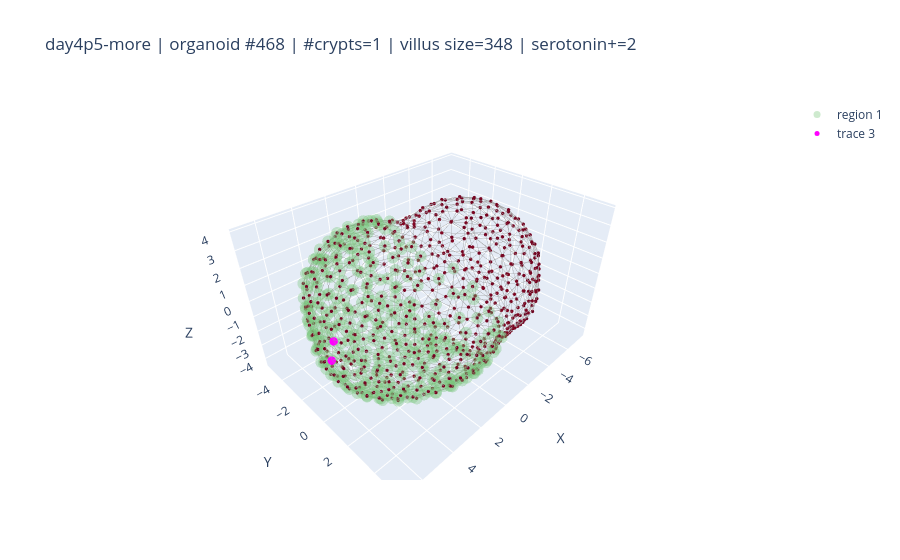
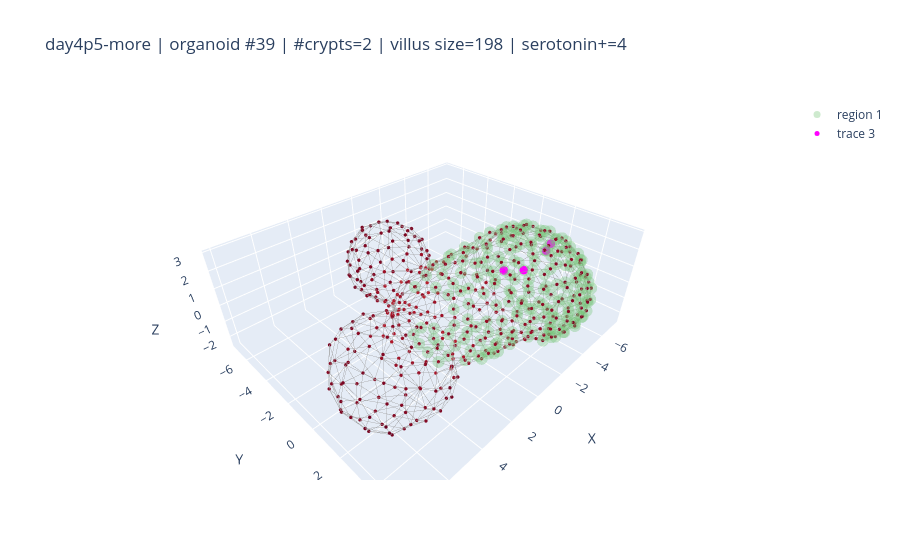
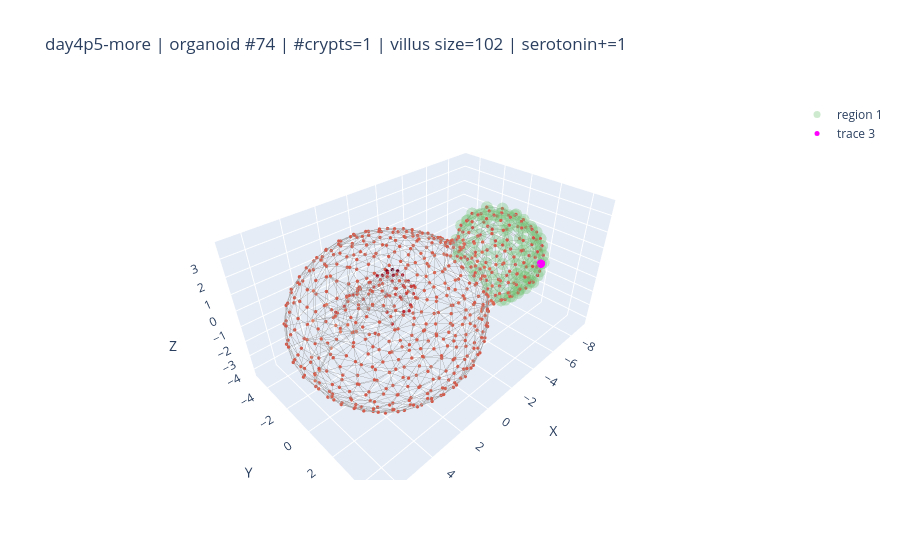
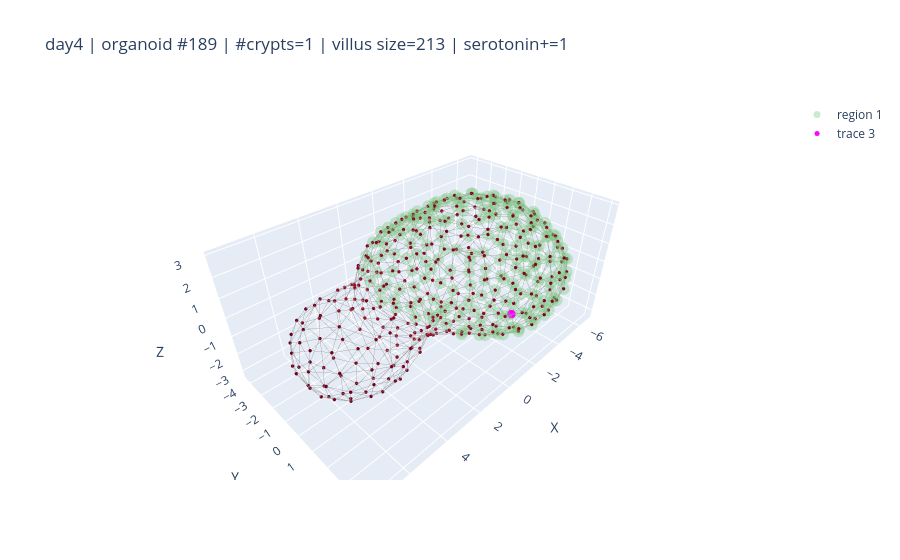

The code cell stored with these charts, in order, in its notebook:
### Code cell
# -------- settings --------
min_cells = 10                # ignore villi/crypts smaller than this
max_examples = 5             # cap the number of plots
seed = None                      # set to None for non-reproducible sampling
node_size = 2
villus_colorscale = 'Greens'
serotonin_color = 'magenta'
marker_name_serotonin = "Serotonin"

def _marker_index(names, target="Serotonin"):
    if names is None: 
        return None
    try:
        return names.index(target)
    except ValueError:
        for j, nm in enumerate(names):
            if isinstance(nm, str) and nm.lower() == target.lower():
                return j
    return None

# ---- 1) Collect all candidate villi: (tp, i, villus_indices, meta_info) ----
candidates = []
for tp, d in results.items():
    markers_all   = d.get("markers_all",  np.array([], dtype=object))
    centroids_all = d.get("centroids_all", [])
    graphs_all    = d.get("cell_graphs_all", [])
    HKS_all       = d.get("HKS_all", None)
    crypts_all    = d.get("crypts_all",   [])
    villus_all    = d.get("villus_all",   [])
    names         = d.get("marker_names", None)

    # normalize object arrays -> lists
    if isinstance(crypts_all, np.ndarray):    crypts_all    = crypts_all.tolist()
    if isinstance(villus_all, np.ndarray):    villus_all    = villus_all.tolist()
    if isinstance(centroids_all, np.ndarray): centroids_all = centroids_all.tolist()
    if isinstance(graphs_all, np.ndarray):    graphs_all    = graphs_all.tolist()

    if markers_all is None or len(markers_all) == 0:
        continue

    ser_idx = _marker_index(names, marker_name_serotonin)
    if ser_idx is None:
        continue  # this timepoint has no serotonin marker

    n_items = len(markers_all)
    for i in range(n_items):
        markers = markers_all[i]
        if markers is None:
            continue

        crypt_patches  = _to_patch_list(crypts_all[i]  if i < len(crypts_all)  else None)
        villus_patches = _to_patch_list(villus_all[i]  if i < len(villus_all)  else None)

        # filter by region size
        crypt_patches  = [p for p in crypt_patches  if len(p) >= min_cells]
        villus_patches = [p for p in villus_patches if len(p) >= min_cells]

        if not crypt_patches or not villus_patches:
            continue  # require organoid to contain crypts and at least one villus

        for villus_patch in villus_patches:
            idx = np.fromiter(villus_patch, dtype=int)
            if idx.size == 0:
                continue
            ser_mask_villus = np.asarray(markers[idx, ser_idx], dtype=bool).reshape(-1)
            if np.any(ser_mask_villus):
                # store minimal info needed for plotting later
                meta = {
                    "tp": tp,
                    "org_idx": i,
                    "villus_size": int(idx.size),
                    "ser_count": int(np.count_nonzero(ser_mask_villus)),
                    "n_crypts": len(crypt_patches)
                }
                candidates.append( (tp, i, idx, meta) )

# ---- 2) Randomly sample up to max_examples and plot ----
if not candidates:
    print("No villi with Serotonin found in organoids that contain crypts (after filtering).")
else:
    if seed is not None:
        np.random.seed(seed)
    k = min(max_examples, len(candidates))
    sel = np.random.choice(len(candidates), size=k, replace=False)

    plotted = 0
    for j in sel:
        tp, i, idx, meta = candidates[j]
        d = results[tp]

        C = d['centroids_all'][i]
        G = d['cell_graphs_all'][i]
        H = None
        try:
            if d.get('HKS_all', None) is not None and d['HKS_all'][i] is not None:
                H = d['HKS_all'][i][:, 0]
        except Exception:
            H = None

        # rebuild serotonin mask (could also have saved it, but quick to recompute)
        names = d.get("marker_names", None)
        ser_idx = _marker_index(names, marker_name_serotonin)
        markers = d['markers_all'][i]
        ser_mask_villus = np.asarray(markers[idx, ser_idx], dtype=bool).reshape(-1)
        idx_ser = idx[ser_mask_villus]

        # --- plot whole organoid ---
        fig = plot_organoid_graph(C, G, H, node_size=node_size)

        # highlight the selected villus
        add_region_overlays(fig, C, [idx.tolist()], colorscale=villus_colorscale)
        
        # highlight serotonin+ inside the villus
        fig.add_trace(
            go.Scatter3d(
                x=C[idx_ser, 0], y=C[idx_ser, 1], z=C[idx_ser, 2],
                mode="markers",
                marker=dict(size=node_size+3, color=serotonin_color),
                showlegend=True, hoverinfo="skip",
            )
        )

        # title / annotation
        fig.update_layout(
            title=f"{meta['tp']} | organoid #{meta['org_idx']} | #crypts={meta['n_crypts']} | villus size={meta['villus_size']} | serotonin+={meta['ser_count']}"
        )

        fig.show()
        plotted += 1

    print(f"Plotted {plotted} random villi with Serotonin (out of {len(candidates)} candidates).")

### Figure 1 — Plotly figure (JSON) as saved in the notebook; plotly's stock layout.template omitted (floating-point values rounded to 4 significant figures; data arrays with more than 128 entries replaced by an {"elided": "..."} marker saying what was removed)
{"data": [{"hoverinfo": "skip", "line": {"color": "rgba(120,120,120,0.75)", "width": 1}, "mode": "lines", "showlegend": false, "type": "scatter3d", "x": {"elided": "6288 float values"}, "y": {"elided": "6288 float values"}, "z": {"elided": "6288 float values"}}, {"hoverinfo": "skip", "marker": {"cmax": 0.08409, "cmid": 0, "cmin": -0.08409, "color": {"elided": "700 float values"}, "colorscale": [[0, "rgb(5,48,97)"], [0.1, "rgb(33,102,172)"], [0.2, "rgb(67,147,195)"], [0.3, "rgb(146,197,222)"], [0.4, "rgb(209,229,240)"], [0.5, "rgb(247,247,247)"], [0.6, "rgb(253,219,199)"], [0.7, "rgb(244,165,130)"], [0.8, "rgb(214,96,77)"], [0.9, "rgb(178,24,43)"], [1, "rgb(103,0,31)"]], "line": {"width": 0}, "size": 2}, "mode": "markers", "showlegend": false, "type": "scatter3d", "x": {"elided": "700 float values"}, "y": {"elided": "700 float values"}, "z": {"elided": "700 float values"}}, {"hoverinfo": "skip", "marker": {"color": "rgb(116, 196, 118)", "size": 7}, "mode": "markers", "name": "region 1", "opacity": 0.35, "showlegend": true, "type": "scatter3d", "x": {"elided": "348 float values"}, "y": {"elided": "348 float values"}, "z": {"elided": "348 float values"}}, {"hoverinfo": "skip", "marker": {"color": "magenta", "size": 5}, "mode": "markers", "showlegend": true, "type": "scatter3d", "x": [6.827, 6.612], "y": [1.024, 1.072], "z": [0.06409, 1.067]}], "layout": {"scene": {"aspectmode": "data", "xaxis": {"title": {"text": "X"}}, "yaxis": {"title": {"text": "Y"}}, "zaxis": {"title": {"text": "Z"}}}, "title": {"text": "day4p5-more | organoid #468 | #crypts=1 | villus size=348 | serotonin+=2"}}}

### Figure 2 — Plotly figure (JSON) as saved in the notebook; plotly's stock layout.template omitted (floating-point values rounded to 4 significant figures; data arrays with more than 128 entries replaced by an {"elided": "..."} marker saying what was removed)
{"data": [{"hoverinfo": "skip", "line": {"color": "rgba(120,120,120,0.75)", "width": 1}, "mode": "lines", "showlegend": false, "type": "scatter3d", "x": {"elided": "4110 float values"}, "y": {"elided": "4110 float values"}, "z": {"elided": "4110 float values"}}, {"hoverinfo": "skip", "marker": {"cmax": 0.0897, "cmid": 0, "cmin": -0.0897, "color": {"elided": "456 float values"}, "colorscale": [[0, "rgb(5,48,97)"], [0.1, "rgb(33,102,172)"], [0.2, "rgb(67,147,195)"], [0.3, "rgb(146,197,222)"], [0.4, "rgb(209,229,240)"], [0.5, "rgb(247,247,247)"], [0.6, "rgb(253,219,199)"], [0.7, "rgb(244,165,130)"], [0.8, "rgb(214,96,77)"], [0.9, "rgb(178,24,43)"], [1, "rgb(103,0,31)"]], "line": {"width": 0}, "size": 2}, "mode": "markers", "showlegend": false, "type": "scatter3d", "x": {"elided": "456 float values"}, "y": {"elided": "456 float values"}, "z": {"elided": "456 float values"}}, {"hoverinfo": "skip", "marker": {"color": "rgb(116, 196, 118)", "size": 7}, "mode": "markers", "name": "region 1", "opacity": 0.35, "showlegend": true, "type": "scatter3d", "x": {"elided": "198 float values"}, "y": {"elided": "198 float values"}, "z": {"elided": "198 float values"}}, {"hoverinfo": "skip", "marker": {"color": "magenta", "size": 5}, "mode": "markers", "showlegend": true, "type": "scatter3d", "x": [-5.62, -6.538, -7.265, -7.103], "y": [-0.6849, 0.1104, 0.9682, 1.279], "z": [-1.241, -1.281, 0.1214, 0.7712]}], "layout": {"scene": {"aspectmode": "data", "xaxis": {"title": {"text": "X"}}, "yaxis": {"title": {"text": "Y"}}, "zaxis": {"title": {"text": "Z"}}}, "title": {"text": "day4p5-more | organoid #39 | #crypts=2 | villus size=198 | serotonin+=4"}}}

### Figure 3 — Plotly figure (JSON) as saved in the notebook; plotly's stock layout.template omitted (floating-point values rounded to 4 significant figures; data arrays with more than 128 entries replaced by an {"elided": "..."} marker saying what was removed)
{"data": [{"hoverinfo": "skip", "line": {"color": "rgba(120,120,120,0.75)", "width": 1}, "mode": "lines", "showlegend": false, "type": "scatter3d", "x": {"elided": "5763 float values"}, "y": {"elided": "5763 float values"}, "z": {"elided": "5763 float values"}}, {"hoverinfo": "skip", "marker": {"cmax": 0.1317, "cmid": 0, "cmin": -0.1317, "color": {"elided": "633 float values"}, "colorscale": [[0, "rgb(5,48,97)"], [0.1, "rgb(33,102,172)"], [0.2, "rgb(67,147,195)"], [0.3, "rgb(146,197,222)"], [0.4, "rgb(209,229,240)"], [0.5, "rgb(247,247,247)"], [0.6, "rgb(253,219,199)"], [0.7, "rgb(244,165,130)"], [0.8, "rgb(214,96,77)"], [0.9, "rgb(178,24,43)"], [1, "rgb(103,0,31)"]], "line": {"width": 0}, "size": 2}, "mode": "markers", "showlegend": false, "type": "scatter3d", "x": {"elided": "633 float values"}, "y": {"elided": "633 float values"}, "z": {"elided": "633 float values"}}, {"hoverinfo": "skip", "marker": {"color": "rgb(116, 196, 118)", "size": 7}, "mode": "markers", "name": "region 1", "opacity": 0.35, "showlegend": true, "type": "scatter3d", "x": [-5.89, -4.899, -8.949, -7.447, -6.931, -8.519, -8.157, -7.843, -7.17, -6.411, -6.465, -7.116, -7.316, -6.508, -8.799, -7.996, -5.427, -6.949, -5.845, -5.592, -8.285, -8.022, -6.052, -6.049, -5.169, -6.098, -7.437, -7.786, -6.79, -7.868, -6.785, -8.164, -7.422, -8.175, -6.739, -5.571, -5.009, -8.195, -7.479, -8.159, -7.629, -7.28, -6.636, -6.37, -6.049, -6.191, -5.723, -5.255, -8.812, -5.432, -4.967, -7.167, -8.661, -7.228, -6.918, -7.072, -6.216, -6.213, -5.582, -8.781, -8.037, -7.306, -6.497, -6.083, -6.579, -6.271, -8.862, -6.83, -5.406, -8.668, -7.732, -4.871, -8.374, -7.563, -6.387, -9.12, -5.831, -8.889, -6.099, -5.702, -6.83, -7.217, -5.215, -8.754, -8.094, -8.237, -6.432, -5.754, -9.125, -9.121, -7.776, -7.679, -7.185, -5.869, -4.873, -8.677, -8.428, -6.794, -5.368, -8.798, -6.547, -8.922], "y": [3.139, 2.826, -0.8997, 0.4804, 0.2469, 1.07, 1.723, 2.214, -0.4821, -0.3083, 0.7091, -2.679, 2.698, 2.934, -0.3469, -2.344, 2.838, 1.402, 0.2607, 1.077, 0.4726, -0.3127, -1.042, 1.735, 1.792, -2.344, 1.834, 1.015, -1.169, 0.909, 2.395, 0.1651, -1.221, -0.8718, -2.05, 2.486, 2.439, -0.9661, 1.739, 1.378, -1.648, 1.171, 1.656, -1.591, 2.222, 2.254, -1.597, 1.724, -0.3686, 2.346, 2.223, -0.1657, 1.149, 2.189, -0.8975, 0.5325, -1.17, 1.105, 1.178, -1.004, -1.668, -2.063, -2.025, 2.79, -0.278, 0.4587, 0.5606, 2.612, 2.741, -1.525, 2.341, 2.572, 1.762, -2.456, 3.031, 0.0149, -0.2171, 1.097, -2.436, -2.208, -2.608, 2.853, 2.949, -1.931, -2.372, 2.128, 3.217, 3.164, -1.049, -0.2304, 2.611, -2.71, 3.026, -2.502, 2.894, 1.47, -2.421, -2.776, 3.077, -1.666, 3.239, 0.475], "z": [0.4959, 0.3147, 1.134, -2.061, -2.23, 1.217, 1.219, 1.114, -2.142, -2.322, -2.282, 0.8194, 1.045, 1.083, 1.365, 1.067, 0.8084, -1.968, -2.416, -2.366, -1.622, -1.822, -2.154, -2.068, -2.134, 0.9342, 1.717, -1.828, -2.031, 1.844, 1.642, 1.823, -1.834, 1.856, 1.614, 1.347, 1.178, -1.58, -1.565, -1.333, 1.867, 2.02, 2.032, -1.872, 1.695, -1.692, 1.64, 1.84, -1.044, -1.691, -1.746, 2.148, -0.8332, -1.33, 2.109, 2.142, 2.003, 2.157, 2.1, -0.9841, -1.336, -1.368, -1.542, -1.214, 2.167, 2.201, -0.7672, -1.163, -1.236, -0.8458, -0.7255, -1.296, -0.5691, -0.8439, -0.8342, -0.2297, 2.226, -0.1502, -0.9427, -1.053, -0.7893, -0.55, -0.7741, -0.1695, -0.4963, 0.1552, -0.3054, -0.4979, 0.028, 0.5168, 0.1888, 0.05463, 0.1418, -0.0525, -0.3425, 0.4236, 0.2976, 0.05563, 0.01253, 0.8684, 0.4296, 0.7954]}, {"hoverinfo": "skip", "marker": {"color": "magenta", "size": 5}, "mode": "markers", "showlegend": true, "type": "scatter3d", "x": [-6.547], "y": [3.239], "z": [0.4296]}], "layout": {"scene": {"aspectmode": "data", "xaxis": {"title": {"text": "X"}}, "yaxis": {"title": {"text": "Y"}}, "zaxis": {"title": {"text": "Z"}}}, "title": {"text": "day4p5-more | organoid #74 | #crypts=1 | villus size=102 | serotonin+=1"}}}

### Figure 4 — Plotly figure (JSON) as saved in the notebook; plotly's stock layout.template omitted (floating-point values rounded to 4 significant figures; data arrays with more than 128 entries replaced by an {"elided": "..."} marker saying what was removed)
{"data": [{"hoverinfo": "skip", "line": {"color": "rgba(120,120,120,0.75)", "width": 1}, "mode": "lines", "showlegend": false, "type": "scatter3d", "x": {"elided": "3438 float values"}, "y": {"elided": "3438 float values"}, "z": {"elided": "3438 float values"}}, {"hoverinfo": "skip", "marker": {"cmax": 0.08635, "cmid": 0, "cmin": -0.08635, "color": {"elided": "383 float values"}, "colorscale": [[0, "rgb(5,48,97)"], [0.1, "rgb(33,102,172)"], [0.2, "rgb(67,147,195)"], [0.3, "rgb(146,197,222)"], [0.4, "rgb(209,229,240)"], [0.5, "rgb(247,247,247)"], [0.6, "rgb(253,219,199)"], [0.7, "rgb(244,165,130)"], [0.8, "rgb(214,96,77)"], [0.9, "rgb(178,24,43)"], [1, "rgb(103,0,31)"]], "line": {"width": 0}, "size": 2}, "mode": "markers", "showlegend": false, "type": "scatter3d", "x": {"elided": "383 float values"}, "y": {"elided": "383 float values"}, "z": {"elided": "383 float values"}}, {"hoverinfo": "skip", "marker": {"color": "rgb(116, 196, 118)", "size": 7}, "mode": "markers", "name": "region 1", "opacity": 0.35, "showlegend": true, "type": "scatter3d", "x": {"elided": "213 float values"}, "y": {"elided": "213 float values"}, "z": {"elided": "213 float values"}}, {"hoverinfo": "skip", "marker": {"color": "magenta", "size": 5}, "mode": "markers", "showlegend": true, "type": "scatter3d", "x": [-3.796], "y": [1.556], "z": [-2.978]}], "layout": {"scene": {"aspectmode": "data", "xaxis": {"title": {"text": "X"}}, "yaxis": {"title": {"text": "Y"}}, "zaxis": {"title": {"text": "Z"}}}, "title": {"text": "day4 | organoid #189 | #crypts=1 | villus size=213 | serotonin+=1"}}}
